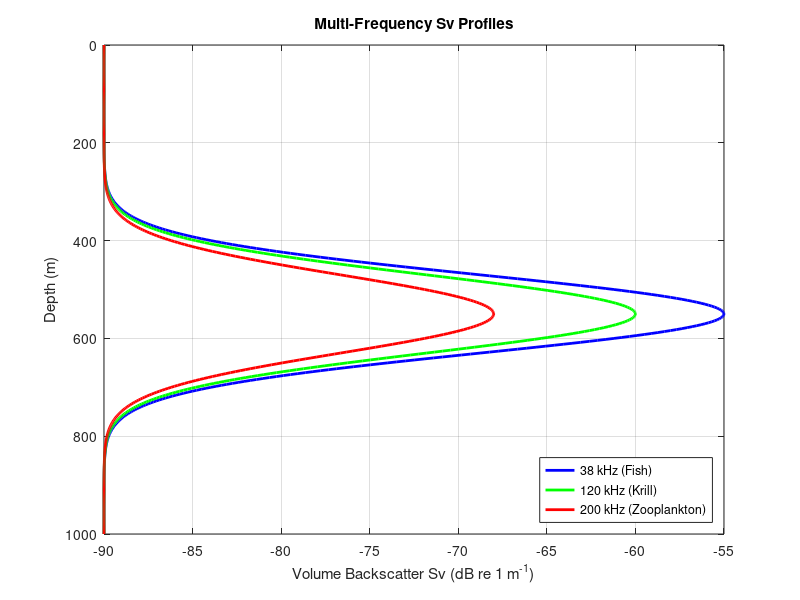
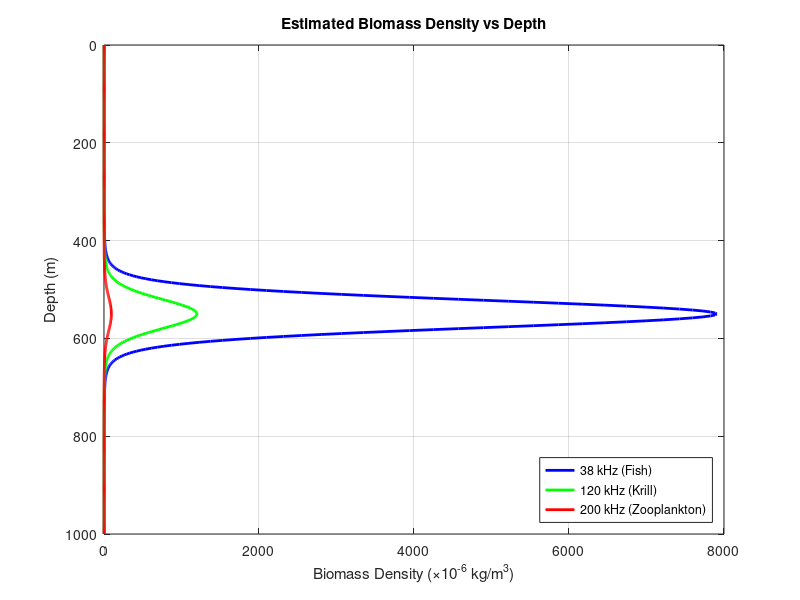
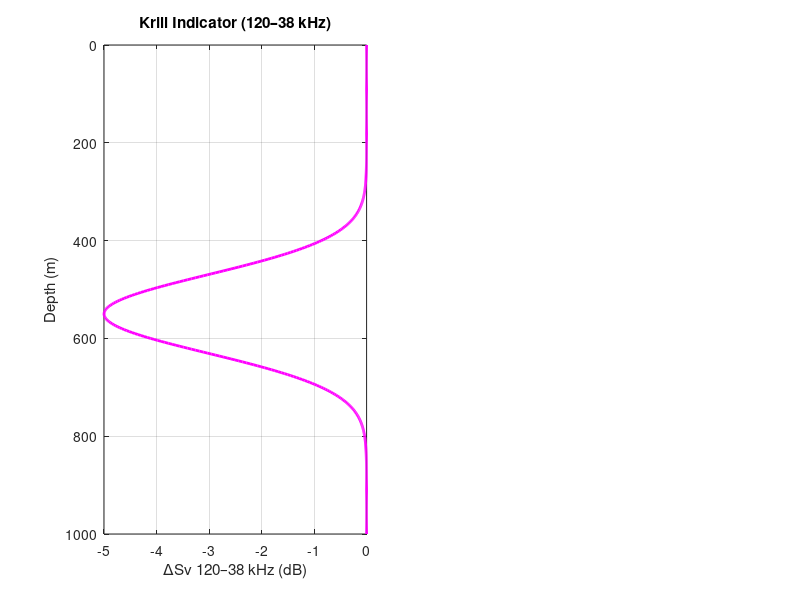

Source code (MATLAB) for these figures, in order: (Note: this script raises an error after producing the figures.)
% =========================================================
% SIMULATION 4: Biomass Estimation from Acoustic Backscatter
%               Multi-frequency classification & density
% =========================================================
% HOW TO RUN: Press F5 or click "Run" in MATLAB
% =========================================================

clear; clc; close all;

%% --- PARAMETERS ---

depth = 0:2:1000;           % meters
freq_labels = {'38 kHz (Fish)', '120 kHz (Krill)', '200 kHz (Zooplankton)'};

% DSL layer depth and thickness
DSL_depth = 550;
DSL_width = 80;

% Peak Volume Backscatter Sv (dB re m^-1) per frequency
Sv_peak_dB = [-55, -60, -68];

% Background Sv
Sv_bg = -90;

% Conversion factor: backscatter to biomass density
% Biomass (kg/m^3) = 10^(Sv/10) / sigma_bs_per_unit_mass
% We use empirical approximate factors per organism type
% (simplified from CCAMLR and fisheries acoustics literature)
biomass_factor = [2500, 1200, 600];  % kg/m^3 per unit linear Sv

%% --- GENERATE Sv PROFILES ---

Sv_dB   = zeros(3, length(depth));
Sv_lin  = zeros(3, length(depth));

for i = 1:3
    Sv_dB(i,:)  = Sv_bg + (Sv_peak_dB(i) - Sv_bg) .* ...
                  exp(-0.5 .* ((depth - DSL_depth) ./ DSL_width).^2);
    Sv_lin(i,:) = 10.^(Sv_dB(i,:) ./ 10);   % Convert dB to linear
end

%% --- BIOMASS ESTIMATION ---

% Biomass density (kg/m^3) at each depth bin
biomass_density = zeros(3, length(depth));
for i = 1:3
    biomass_density(i,:) = Sv_lin(i,:) .* biomass_factor(i);
end

% Total integrated biomass per m^2 (kg/m^2)
dz = depth(2) - depth(1);   % depth bin size = 2m
integrated_biomass = sum(biomass_density, 2) .* dz;

fprintf('=== BIOMASS ESTIMATION RESULTS ===\n');
for i = 1:3
    fprintf('%s → Integrated Biomass: %.4f kg/m²\n', freq_labels{i}, integrated_biomass(i));
end

total_biomass = sum(integrated_biomass);
fprintf('\nTotal (all organisms): %.4f kg/m²\n', total_biomass);

% Area estimation (assume monitoring cell of 10km × 10km)
area_m2 = 10000 * 10000;
total_biomass_tons = total_biomass * area_m2 / 1000;
fprintf('Estimated biomass in 10km×10km monitoring cell: %.1f metric tons\n\n', total_biomass_tons);

%% --- PLOT 1: Sv Profiles ---

figure('Name','Sv Profiles','Color','white','Position',[100 50 500 600]);
colors = {'b', 'g', 'r'};
for i = 1:3
    plot(Sv_dB(i,:), depth, '-', 'Color', colors{i}, 'LineWidth', 2); hold on;
end
set(gca, 'YDir', 'reverse');
xlabel('Volume Backscatter Sv (dB re 1 m^{-1})');
ylabel('Depth (m)');
title('Multi-Frequency Sv Profiles');
legend(freq_labels, 'Location', 'southeast');
grid on; ylim([0 1000]);

%% --- PLOT 2: Biomass Density vs Depth ---

figure('Name','Biomass vs Depth','Color','white','Position',[650 50 500 600]);
for i = 1:3
    plot(biomass_density(i,:)*1e6, depth, '-', 'Color', colors{i}, 'LineWidth', 2); hold on;
end
set(gca, 'YDir', 'reverse');
xlabel('Biomass Density (×10^{-6} kg/m^3)');
ylabel('Depth (m)');
title('Estimated Biomass Density vs Depth');
legend(freq_labels, 'Location', 'southeast');
grid on; ylim([0 1000]);

%% --- PLOT 3: Frequency Differencing for Classification ---
% Frequency differencing: dB(120kHz) - dB(38kHz) → distinguishes krill from fish

diff_120_38  = Sv_dB(2,:) - Sv_dB(1,:);   % krill indicator
diff_200_120 = Sv_dB(3,:) - Sv_dB(2,:);   % zooplankton indicator

figure('Name','Frequency Differencing','Color','white','Position',[100 700 900 380]);
subplot(1,2,1);
plot(diff_120_38, depth, 'm-', 'LineWidth', 2);
set(gca, 'YDir', 'reverse');
xlabel('ΔSv 120–38 kHz (dB)'); ylabel('Depth (m)');
title('Krill Indicator (120–38 kHz)');
grid on; ylim([0 1000]);
xline(-5, 'k--', 'Label', 'Krill Threshold');

subplot(1,2,2);
plot(diff_200_120, depth, 'c-', 'LineWidth', 2);
set(gca, 'YDir', 'reverse');
xlabel('ΔSv 200–120 kHz (dB)'); ylabel('Depth (m)');
title('Zooplankton Indicator (200–120 kHz)');
grid on; ylim([0 1000]);
xline(-5, 'k--', 'Label', 'Zoo Threshold');

sgtitle('Frequency Differencing — Organism Classification', 'FontSize', 13, 'FontWeight', 'bold');

%% --- PLOT 4: Integrated Biomass Bar ---

figure('Name','Integrated Biomass','Color','white','Position',[100 400 500 380]);
bar_vals = integrated_biomass * 1e4;   % scale for readability
b = bar(bar_vals, 0.6);
b.FaceColor = 'flat';
b.CData = [0.2 0.4 0.8; 0.2 0.7 0.3; 0.8 0.3 0.2];
set(gca, 'XTickLabel', {'Fish (38kHz)', 'Krill (120kHz)', 'Zoo (200kHz)'});
ylabel('Integrated Biomass (×10^{-4} kg/m^2)');
title('Biomass Estimate per Organism Group');
grid on;

fprintf('=== Simulation 4 Complete. See figures. ===\n');
